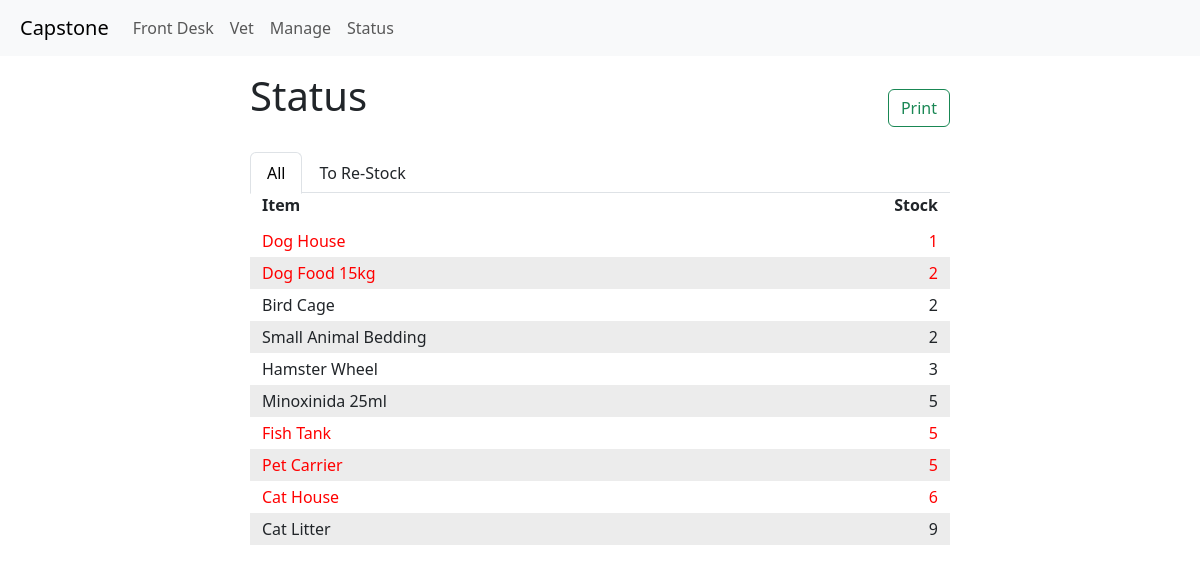
The page /status on the database as committed earlier.
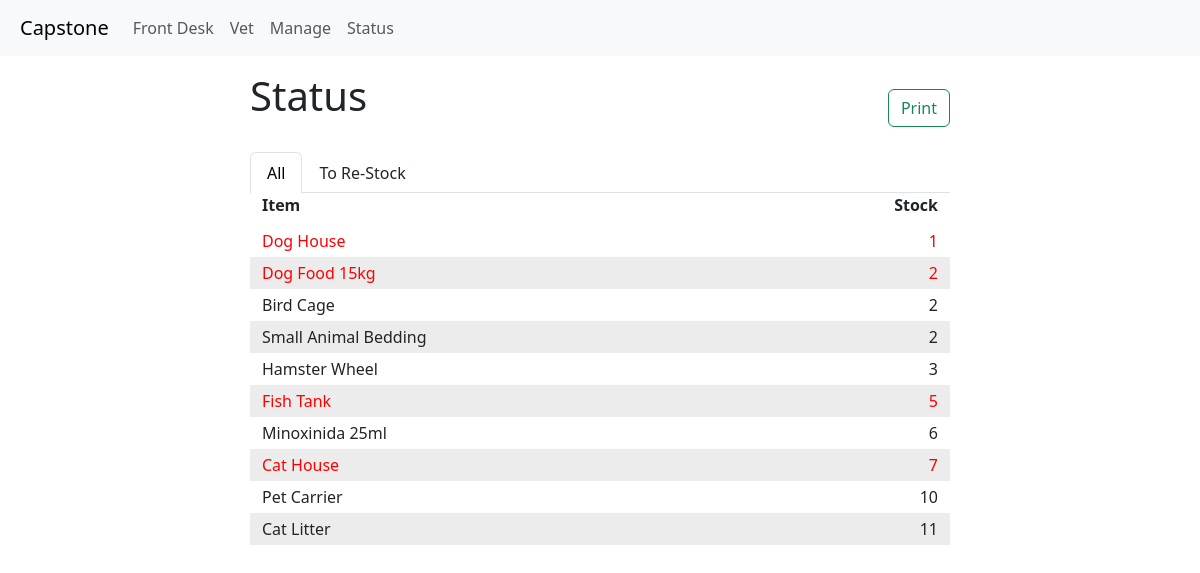
The same page on the database as committed later.
### item_track/models.py (models this page shows, shortened)
class Item(models.Model):
    id = models.AutoField(primary_key=True)
    name = models.CharField(max_length=64)
    description = models.CharField(max_length=256, blank=True, null=True)
    barcode = models.CharField(max_length=64, blank=True, null=True)
    image = models.ImageField(upload_to="item_track/images", blank=True, null=True)
    category = models.ManyToManyField("Category", blank=True, related_name="items")
    price = models.DecimalField(max_digits=10, decimal_places=2, blank=True, null=True)
    stock = models.IntegerField(blank=True, null=True)
    stock_min = models.IntegerField(blank=True, null=True)
    date_added = models.DateTimeField(auto_now_add=True)
    date_modified = models.DateTimeField(auto_now=True)
    expiration_date = models.DateTimeField(blank=True, null=True)
    active = models.BooleanField(default=True)
    def __str__(self):
        return f"{self.name}"

### item_track/views.py (the view)
# urls.py: path("status", views.status, name="status"),
def status(request):
    items = Item.objects.all()
    items = items.order_by('stock')
    return render(request, "item_track/status.html",{
        'items': items,
    })

### item_track/templates/item_track/status.html (shortened to what this page needs)
{% extends "item_track/layout.html" %}
{% load static %}
{% block body %}
    {% block head %}
    <div class="d-flex justify-content-center p-2">
    <div class="w-100" style="max-width: 700px;">
        <div class="d-flex align-items-center justify-content-between">
            <h1 class="pb-4 pt-2">Status</h1>
            <div>
                <button class="btn btn-outline-success" onclick="print_inform()">Print</button>
            </div>
        </div>
        <ul class="nav nav-tabs">
            <li class="nav-item">
                <a class="nav-link active" aria-current="page" id="all-items" onclick="all_items()">All</a>
            </li>
            <li class="nav-item">
                <a class="nav-link" id="re-stock-item" onclick="re_stock()">To Re-Stock</a>
            </li>
        </ul>
        <div class="container text-left pb-2">
            <div class="row">
                <div class="col">
                <b>Item</b>
                </div>
                <div class="col text-right">
                <b>Stock</b>
                </div>
            </div>
        </div>
        {% for item in items %}
        <div class="container item-row text-left {% if forloop.counter|divisibleby:2 %} even-row {% else %} odd-row {% endif %}
                    {% if item.stock < item.stock_min %} out-stock {% else %} with-stock {% endif %}"
                    style="display: block">
            <div class="row pb-1 pt-1">
                <div class="col">
                {{ item }}
                </div>
                <div class="col text-right">
                {{ item.stock }}
                </div>
                </div>
            </div>
        {% endfor %}
        </div>
    </div>
    </div>
    {% endblock %}
{% endblock %}

Rows that differ between the two databases and show on the page:
shown differently, row unchanged: Item "Fish Tank": moves up the list
changed Item "Minoxinida 25ml": stock "5" → "6"
changed Item "Cat House": stock "6" → "7"; moves up the list
changed Item "Pet Carrier": stock "5" → "10"
changed Item "Cat Litter": stock "9" → "11"
